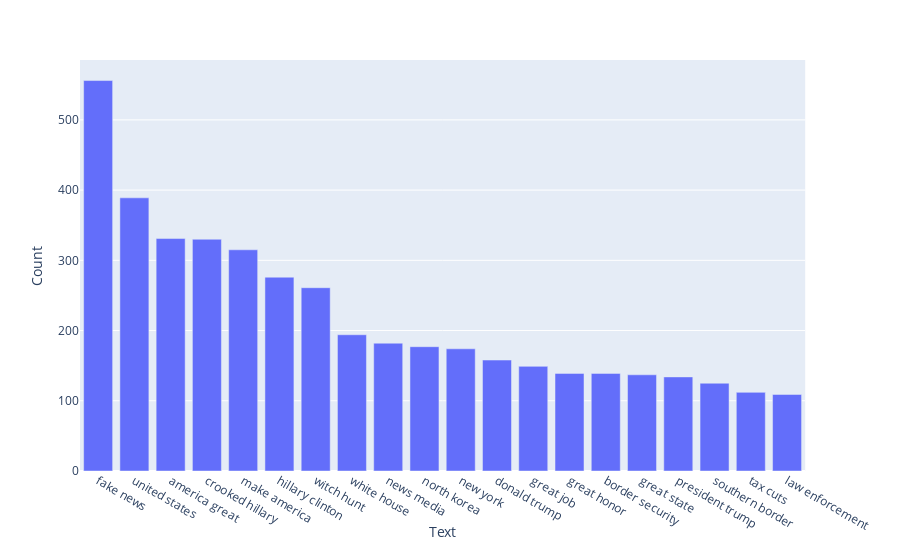

The notebook cell this image was saved under:
### Code cell
def get_top_n_bigram_stop(corpus, n=None):
    vec = CountVectorizer(ngram_range=(2, 2), stop_words='english').fit(corpus)
    bag_of_words = vec.transform(corpus)
    sum_words = bag_of_words.sum(axis=0) 
    words_freq = [(word, sum_words[0, idx]) for word, idx in vec.vocabulary_.items()]
    words_freq =sorted(words_freq, key = lambda x: x[1], reverse=True)
    return words_freq[:n]
common_words = get_top_n_bigram_stop(df['Text'], 20)
for word, freq in common_words:
    print(word, freq)
df4 = pd.DataFrame(common_words, columns = ['Text' , 'Count'])
df4.groupby('Text').sum()['Count'].sort_values(ascending=False)
fig = px.bar(df4, y='Count',x='Text')
fig.show()

### Figure 1 — Plotly figure (JSON) as saved in the notebook; plotly's stock layout.template omitted (floating-point values rounded to 4 significant figures)
{"data": [{"alignmentgroup": "True", "hoverlabel": {"namelength": 0}, "hovertemplate": "Text=%{x}<br>Count=%{y}", "legendgroup": "", "marker": {"color": "#636efa"}, "name": "", "offsetgroup": "", "orientation": "v", "showlegend": false, "textposition": "auto", "type": "bar", "x": ["fake news", "united states", "america great", "crooked hillary", "make america", "hillary clinton", "witch hunt", "white house", "news media", "north korea", "new york", "donald trump", "great job", "great honor", "border security", "great state", "president trump", "southern border", "tax cuts", "law enforcement"], "xaxis": "x", "y": [556, 389, 331, 330, 315, 276, 261, 194, 182, 177, 174, 158, 149, 139, 139, 137, 134, 125, 112, 109], "yaxis": "y"}], "layout": {"autosize": true, "barmode": "relative", "legend": {"tracegroupgap": 0}, "margin": {"t": 60}, "xaxis": {"anchor": "y", "autorange": true, "domain": [0, 0.98], "range": [-0.5, 19.5], "title": {"text": "Text"}, "type": "category"}, "yaxis": {"anchor": "x", "autorange": true, "domain": [0, 1], "range": [0, 585.3], "title": {"text": "Count"}, "type": "linear"}}}
